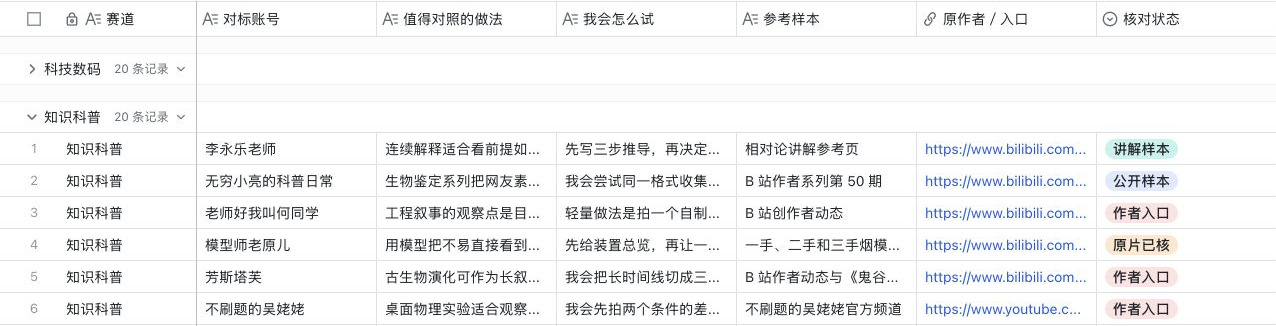
#> input picture assets/portfolio/benchmark-accounts.jpg, 1276 x 326 px, given in place of approved-03.png, which was not available
$ python build-approved-wordmark.py
#> lines starting #> are read from the running program, lines starting #| are printed output that depends on the picture; after the words box and inside, x2 and y2 are one past the last pixel; in counts of white or black regions, pixels touching at a corner belong together
"""Convert an approved drawing to matched SVG and shallow 3D geometry.

No font substitution: the full name retains the drawing's proportions and spacing.
Run with the image/scipy/skimage Python environment used by the other name builders.
"""
from pathlib import Path
import argparse
import json
import struct

import numpy as np
from PIL import Image
from scipy.ndimage import distance_transform_edt, gaussian_filter, map_coordinates, label
from skimage.measure import marching_cubes, find_contours, approximate_polygon

root = Path(__file__).resolve().parents[1]
parser = argparse.ArgumentParser()
parser.add_argument('--option', choices=['01', '03'], default='03')
parser.add_argument('--finish', choices=['shallow', 'sculpted', 'satin', 'rounded'], default='shallow')
args = parser.parse_args()
option = args.option
sculpted = args.finish == 'sculpted'
satin = args.finish == 'satin'
rounded = args.finish == 'rounded'
if (sculpted or satin or rounded) and option != '03':
    parser.error('The sculpted finish is designed for approved option 03.')
out = root / ('assets/sculpture-v13' if rounded else 'assets/sculpture-v11' if satin else 'assets/sculpture-v10' if sculpted else 'assets/sculpture-v8' if option == '01' else 'assets/sculpture-v9')
source = f'approved-{option}.png'
rgb = np.asarray(Image.open(out / source).convert('RGB')).astype(float)
# Blue ink only; this excludes the neutral option number and the paper background.
mask = (rgb[:, :, 2] - rgb[:, :, 0] > 25) & (rgb[:, :, 0] < 165) & (rgb[:, :, 1] < 190)
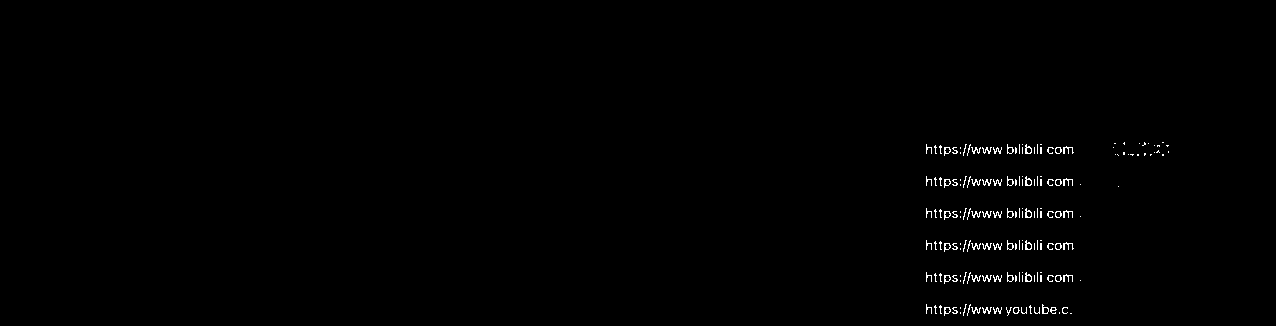
#> mask: shape (326, 1276) bool; 0.64% white in thin lines or dots, all inside (x1, y1, x2, y2) = (926, 142, 1169, 316)
components, count = label(mask)
#> components: shape (326, 1276) int32; 211 distinct labels, from 0 to 210
#> count = 210
sizes = np.bincount(components.ravel())
#> sizes = 211 values, max 413317 at index 0, min 1 at index 5, mean 1971.5
mask &= sizes[components] > 12
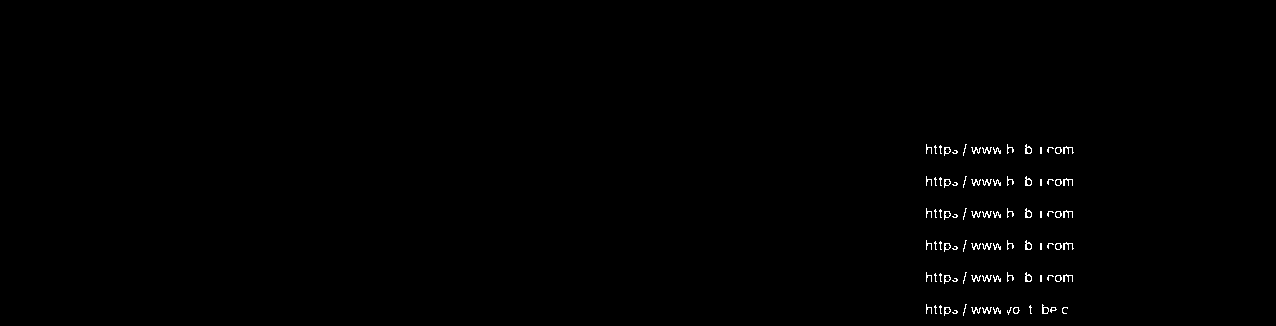
#> mask: shape (326, 1276) bool; 0.5% white in thin lines or dots, all inside (x1, y1, x2, y2) = (926, 144, 1074, 316)
ys, xs = np.where(mask)
#> ys = 2078 values from 144 to 315; xs = 2078 values, max 1073 at index 304, min 926 at index 0, mean 996.1
mask = np.pad(mask[ys.min():ys.max()+1, xs.min():xs.max()+1], 12)
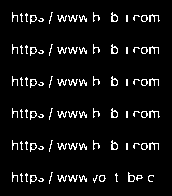
#> mask: shape (196, 172) bool; 6.2% white in thin lines or dots, all inside (x1, y1, x2, y2) = (12, 12, 160, 184)
h, w = mask.shape
#> h = 196; w = 172
distance = gaussian_filter(distance_transform_edt(mask) - distance_transform_edt(~mask), .65)
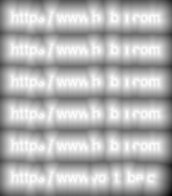
#> distance: shape (196, 172) float64; min -23.32, max 1.05, mean -6.19; drawn with min black and max white

paths = []
for contour in find_contours(distance, 0):
    points = approximate_polygon(contour, tolerance=.35)
    if len(points) < 4:
        continue
    paths.append('M' + 'L'.join(f'{x:.2f},{y:.2f}' for y, x in points) + 'Z')
#> this loop made 97 passes
#> after the loop, paths = 97 items
fill = '#72a5d4' if satin else '#5a9ede' if sculpted else '#214d82'
svg = (f'<svg xmlns="http://www.w3.org/2000/svg" viewBox="0 0 {w} {h}" role="img" aria-label="刘俊威">'
       f'<title>刘俊威</title><path fill="{fill}" fill-rule="evenodd" d="' + ''.join(paths) + '"/></svg>')
(out / 'wordmark.svg').write_text(svg)
if rounded:
    # Preserve the already approved fallback outline and reference color gradient.
    (out / 'wordmark.svg').write_bytes((root / 'assets/sculpture-v12/wordmark.svg').read_bytes())

# Narrow bevels preserve the selected design's stroke tips and inner gaps.
half_depth, bevel = (65., 65.) if rounded else (55., 17.) if satin else (35., 42.) if sculpted else (9., 1.3)
extent = half_depth + (10 if satin else 2)
z = np.linspace(-extent, extent, 49 if (satin or rounded) else 41 if sculpted else 25, dtype=np.float32)
if sculpted or rounded:
    # A convex face, with its zero-depth silhouette exactly on the approved path.
    # Narrow strokes naturally taper; no dilation closes the letter counters.
    edge = np.exp(np.clip(-distance / bevel, -20, 4)).astype(np.float32)
    field = (np.hypot(edge[None, :, :], z[:, None, None] / half_depth)-1).astype(np.float32)
else:
    qx = bevel-distance[None, :, :]
    qz = np.abs(z[:, None, None])-(half_depth-bevel)
    if satin:
        # A slight crown avoids a completely planar face; most depth remains in
        # the extruded sides rather than inflating every stroke into a tube.
        crown = 8 * (1-np.exp(-np.maximum(distance-bevel, 0)/32))
        qz = qz-crown[None, :, :]
    field = (np.hypot(np.maximum(qx, 0), np.maximum(qz, 0))
             + np.minimum(np.maximum(qx, qz), 0)-bevel).astype(np.float32)
spacing = (float(z[1]-z[0]), 1., 1.)
verts, faces, _, _ = marching_cubes(field, 0, spacing=spacing, step_size=2, allow_degenerate=False)
coords = np.array([verts[:, 0]/spacing[0], verts[:, 1], verts[:, 2]])
gz, gy, gx = np.gradient(field, *spacing)
normals = np.stack([map_coordinates(gx, coords, order=1), -map_coordinates(gy, coords, order=1),
                    map_coordinates(gz, coords, order=1)], axis=1)
normals /= np.maximum(np.linalg.norm(normals, axis=1, keepdims=True), 1e-8)
verts[:, 0] += z[0]
scale = 6.45/(w-24)
#> scale = 0.0436
pos = np.stack([(verts[:, 2]-w/2)*scale, (h/2-verts[:, 1])*scale, verts[:, 0]*scale], axis=1)
quant = 8000
packed = (pos*quant).round().astype('<i2').tobytes()
packed += b'\0'*(-len(packed)%4)
index_bytes = 2 if len(pos) < 65536 else 4
#> index_bytes = 2
indices = faces.astype('<u2' if index_bytes == 2 else '<u4').tobytes()
data = struct.pack('<IIII', len(pos), faces.size, quant, index_bytes)+packed+indices
data += (normals*32767).round().astype('<i2').tobytes()
(out / 'name-wordmark.bin').write_bytes(data)
report = {'text': '刘俊威', 'source': source, 'viewBox': [w, h],
          'finish': args.finish,
          'width_world': 6.45, 'height_world': float((h-24)*scale),
          'half_depth_px': half_depth, 'bevel_px': bevel, 'vertices': len(pos),
          'triangles': len(faces), 'bytes': len(data), 'contours': len(paths)}
(out / 'build-report.json').write_text(json.dumps(report, ensure_ascii=False, indent=2)+'\n')
description = 'custom light serif' if option == '01' else 'custom calligraphic'
(out / 'README.md').write_text(f'Approved option {option}: 刘俊威 {description} wordmark.\n'
    'The user selected the generated drawing on 2026-11-01. SVG and mesh derive from the same outline; '
    'character shapes, spacing and relative placement are preserved. No source font is substituted.\n'
    f'Build: scripts/build-approved-wordmark.py --option {option} --finish {args.finish}. The preview source is retained for reproducibility.\n')
print(json.dumps(report, ensure_ascii=False))
#> (printed output is left out)

$ run again, on assets/portfolio/comment-screening.jpg
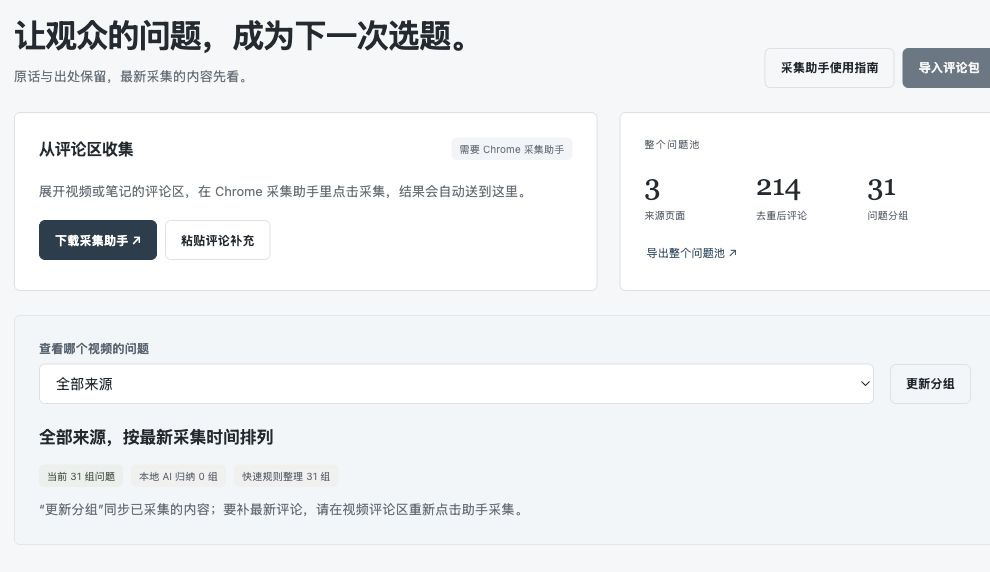
#> input picture assets/portfolio/comment-screening.jpg, 990 x 572 px, given in place of approved-03.png, which was not available
#> `mask = (rgb[:, :, 2] - rgb[:, :, 0] > 25) & (rgb[:, :, 0] < 165) & (rg..`:
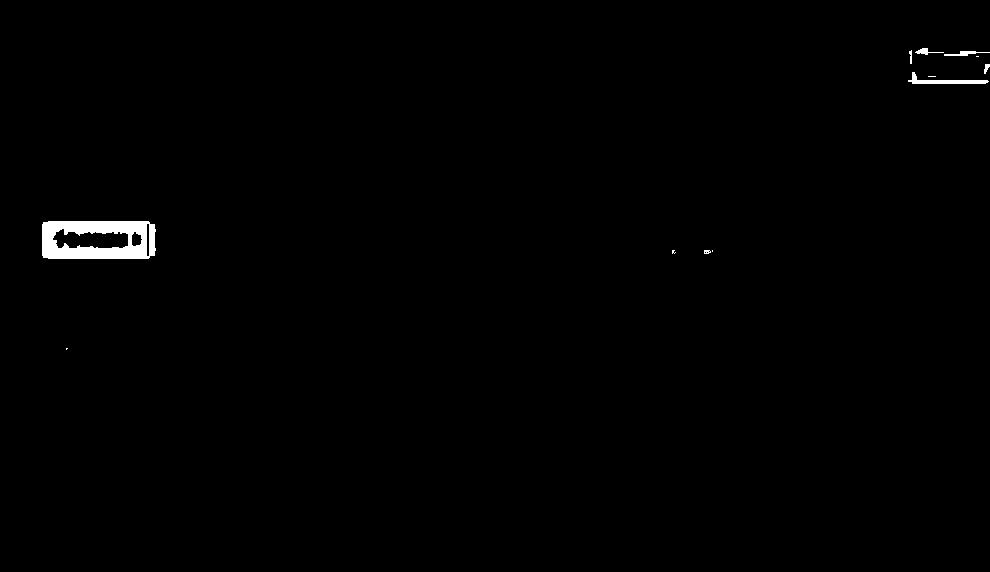
#> mask: shape (572, 990) bool; 0.66% white; 12 white regions (5 under 20 px), largest, box (x1, y1, x2, y2) and area: (42, 221, 156, 259) 3066, (908, 72, 989, 84) 345, (944, 51, 990, 56) 110
#> components: shape (572, 990) int32; 15 distinct labels, from 0 to 14
#> count = 14
#> sizes = [562568, 78, 29, 110, 3, 36, 345, 8, 3066, 8, 22, 2, 1, 1, 3]
#> ys = 3686 values from 48 to 258; xs = 3686 values, max 989 at index 117, min 42 at index 913, mean 239.2
#> `distance = gaussian_filter(distance_transform_edt(mask) - distance_tra..`:
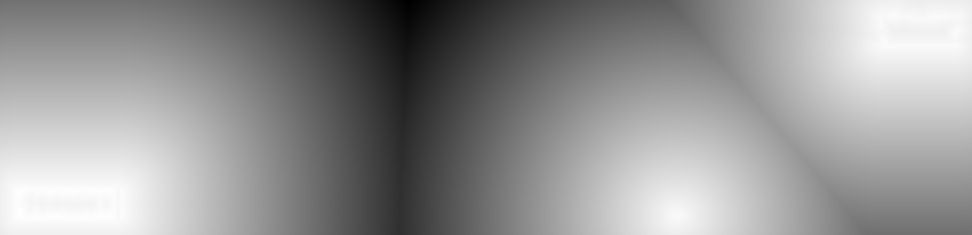
#> distance: shape (235, 972) float64; min -340.3, max 8.05, mean -137.7; drawn with min black and max white
#> the loop `for contour in find_contours(distance, 0):` made 10 passes
#> after the loop `for contour in find_contours(distance, 0):`: paths = 10 items
#> index_bytes = 2
#> (printed output is left out)
